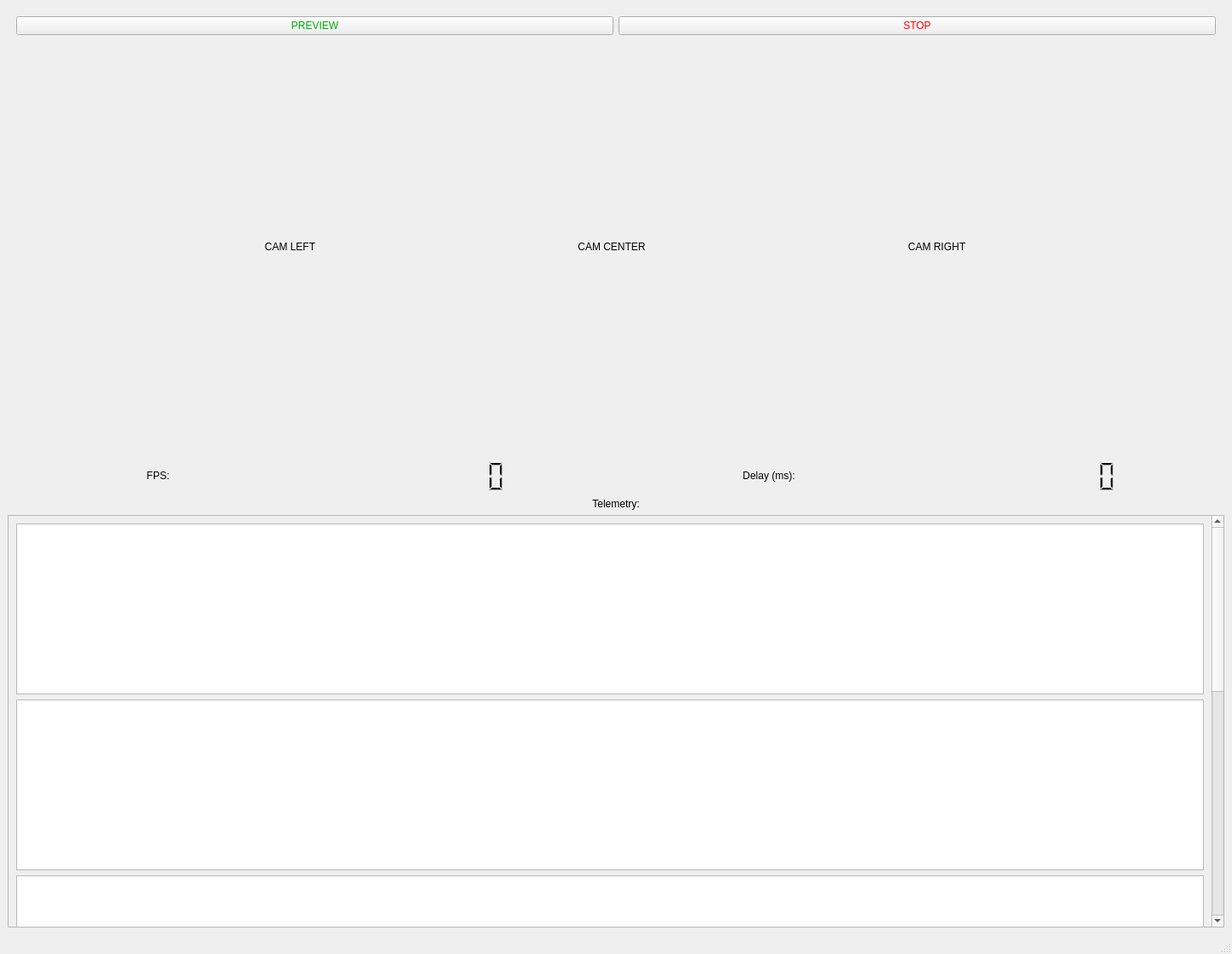
<?xml version="1.0" encoding="UTF-8"?>
<ui version="4.0">
 <class>MainWindow</class>
 <widget class="QMainWindow" name="MainWindow">
  <property name="geometry">
   <rect>
    <x>0</x>
    <y>0</y>
    <width>1442</width>
    <height>1117</height>
   </rect>
  </property>
  <property name="windowTitle">
   <string>Sensors Preview</string>
  </property>
  <widget class="QWidget" name="centralwidget">
   <layout class="QVBoxLayout" name="verticalLayout">
    <item>
     <spacer name="verticalSpacer">
      <property name="orientation">
       <enum>Qt::Vertical</enum>
      </property>
      <property name="sizeType">
       <enum>QSizePolicy::Fixed</enum>
      </property>
      <property name="sizeHint" stdset="0">
       <size>
        <width>20</width>
        <height>10</height>
       </size>
      </property>
     </spacer>
    </item>
    <item>
     <layout class="QHBoxLayout" name="horizontalLayout">
      <property name="leftMargin">
       <number>10</number>
      </property>
      <property name="rightMargin">
       <number>10</number>
      </property>
      <item>
       <widget class="QPushButton" name="pushButtonRecord">
        <property name="styleSheet">
         <string notr="true">color:rgb(0, 171, 14);</string>
        </property>
        <property name="text">
         <string>PREVIEW</string>
        </property>
       </widget>
      </item>
      <item>
       <widget class="QPushButton" name="pushButtonStop">
        <property name="styleSheet">
         <string notr="true">color: rgb(255, 0, 0);</string>
        </property>
        <property name="text">
         <string>STOP</string>
        </property>
       </widget>
      </item>
     </layout>
    </item>
    <item>
     <layout class="QHBoxLayout" name="horizontalLayout_3">
      <item>
       <widget class="QLabel" name="labelStreamLeft">
        <property name="sizePolicy">
         <sizepolicy hsizetype="Maximum" vsizetype="Expanding">
          <horstretch>0</horstretch>
          <verstretch>0</verstretch>
         </sizepolicy>
        </property>
        <property name="text">
         <string>CAM LEFT</string>
        </property>
        <property name="alignment">
         <set>Qt::AlignCenter</set>
        </property>
       </widget>
      </item>
      <item>
       <widget class="QLabel" name="labelStreamCenter">
        <property name="sizePolicy">
         <sizepolicy hsizetype="Maximum" vsizetype="Expanding">
          <horstretch>0</horstretch>
          <verstretch>0</verstretch>
         </sizepolicy>
        </property>
        <property name="text">
         <string>CAM CENTER</string>
        </property>
        <property name="alignment">
         <set>Qt::AlignCenter</set>
        </property>
       </widget>
      </item>
      <item>
       <widget class="QLabel" name="labelStreamRight">
        <property name="sizePolicy">
         <sizepolicy hsizetype="Maximum" vsizetype="Expanding">
          <horstretch>0</horstretch>
          <verstretch>0</verstretch>
         </sizepolicy>
        </property>
        <property name="text">
         <string>CAM RIGHT</string>
        </property>
        <property name="alignment">
         <set>Qt::AlignCenter</set>
        </property>
       </widget>
      </item>
     </layout>
    </item>
    <item>
     <layout class="QHBoxLayout" name="horizontalLayout_2">
      <item>
       <widget class="QLabel" name="label_3">
        <property name="sizePolicy">
         <sizepolicy hsizetype="Preferred" vsizetype="Preferred">
          <horstretch>0</horstretch>
          <verstretch>0</verstretch>
         </sizepolicy>
        </property>
        <property name="text">
         <string>FPS:</string>
        </property>
        <property name="alignment">
         <set>Qt::AlignCenter</set>
        </property>
       </widget>
      </item>
      <item>
       <widget class="QLCDNumber" name="lcdFPS">
        <property name="enabled">
         <bool>true</bool>
        </property>
        <property name="sizePolicy">
         <sizepolicy hsizetype="Preferred" vsizetype="Preferred">
          <horstretch>0</horstretch>
          <verstretch>0</verstretch>
         </sizepolicy>
        </property>
        <property name="minimumSize">
         <size>
          <width>0</width>
          <height>40</height>
         </size>
        </property>
        <property name="maximumSize">
         <size>
          <width>16777215</width>
          <height>16777215</height>
         </size>
        </property>
        <property name="font">
         <font>
          <pointsize>8</pointsize>
          <weight>50</weight>
          <italic>false</italic>
          <bold>false</bold>
          <underline>false</underline>
         </font>
        </property>
        <property name="autoFillBackground">
         <bool>false</bool>
        </property>
        <property name="styleSheet">
         <string notr="true"/>
        </property>
        <property name="lineWidth">
         <number>0</number>
        </property>
        <property name="value" stdset="0">
         <double>0.000000000000000</double>
        </property>
       </widget>
      </item>
      <item>
       <widget class="QLabel" name="label_4">
        <property name="text">
         <string>Delay (ms):</string>
        </property>
        <property name="alignment">
         <set>Qt::AlignCenter</set>
        </property>
       </widget>
      </item>
      <item>
       <widget class="QLCDNumber" name="lcdDelay">
        <property name="enabled">
         <bool>true</bool>
        </property>
        <property name="sizePolicy">
         <sizepolicy hsizetype="Preferred" vsizetype="Preferred">
          <horstretch>0</horstretch>
          <verstretch>0</verstretch>
         </sizepolicy>
        </property>
        <property name="minimumSize">
         <size>
          <width>0</width>
          <height>40</height>
         </size>
        </property>
        <property name="styleSheet">
         <string notr="true"/>
        </property>
        <property name="lineWidth">
         <number>0</number>
        </property>
       </widget>
      </item>
     </layout>
    </item>
    <item>
     <widget class="QLabel" name="label_9">
      <property name="text">
       <string>Telemetry:</string>
      </property>
      <property name="alignment">
       <set>Qt::AlignCenter</set>
      </property>
     </widget>
    </item>
    <item>
     <widget class="QScrollArea" name="scrollArea">
      <property name="widgetResizable">
       <bool>true</bool>
      </property>
      <widget class="QWidget" name="scrollAreaWidgetContents">
       <property name="geometry">
        <rect>
         <x>0</x>
         <y>0</y>
         <width>1408</width>
         <height>1136</height>
        </rect>
       </property>
       <property name="sizePolicy">
        <sizepolicy hsizetype="Preferred" vsizetype="Expanding">
         <horstretch>0</horstretch>
         <verstretch>0</verstretch>
        </sizepolicy>
       </property>
       <layout class="QVBoxLayout" name="verticalLayout_2">
        <item>
         <widget class="PlotWidget" name="plotWidgetAccel">
          <property name="sizePolicy">
           <sizepolicy hsizetype="Expanding" vsizetype="Maximum">
            <horstretch>0</horstretch>
            <verstretch>0</verstretch>
           </sizepolicy>
          </property>
          <property name="minimumSize">
           <size>
            <width>0</width>
            <height>200</height>
           </size>
          </property>
         </widget>
        </item>
        <item>
         <widget class="PlotWidget" name="plotWidgetGyro">
          <property name="sizePolicy">
           <sizepolicy hsizetype="Expanding" vsizetype="Maximum">
            <horstretch>0</horstretch>
            <verstretch>0</verstretch>
           </sizepolicy>
          </property>
          <property name="minimumSize">
           <size>
            <width>0</width>
            <height>200</height>
           </size>
          </property>
         </widget>
        </item>
        <item>
         <widget class="PlotWidget" name="plotWidgetOrientation">
          <property name="sizePolicy">
           <sizepolicy hsizetype="Expanding" vsizetype="Maximum">
            <horstretch>0</horstretch>
            <verstretch>0</verstretch>
           </sizepolicy>
          </property>
          <property name="minimumSize">
           <size>
            <width>0</width>
            <height>200</height>
           </size>
          </property>
         </widget>
        </item>
        <item>
         <widget class="QPlainTextEdit" name="plainTextEditTelemetry">
          <property name="sizePolicy">
           <sizepolicy hsizetype="Expanding" vsizetype="Maximum">
            <horstretch>0</horstretch>
            <verstretch>0</verstretch>
           </sizepolicy>
          </property>
          <property name="minimumSize">
           <size>
            <width>0</width>
            <height>500</height>
           </size>
          </property>
         </widget>
        </item>
       </layout>
      </widget>
     </widget>
    </item>
   </layout>
  </widget>
  <widget class="QMenuBar" name="menubar">
   <property name="geometry">
    <rect>
     <x>0</x>
     <y>0</y>
     <width>1442</width>
     <height>19</height>
    </rect>
   </property>
  </widget>
  <widget class="QStatusBar" name="statusbar"/>
 </widget>
 <customwidgets>
  <customwidget>
   <class>PlotWidget</class>
   <extends>QGraphicsView</extends>
   <header>pyqtgraph</header>
  </customwidget>
 </customwidgets>
 <resources/>
 <connections/>
</ui>
